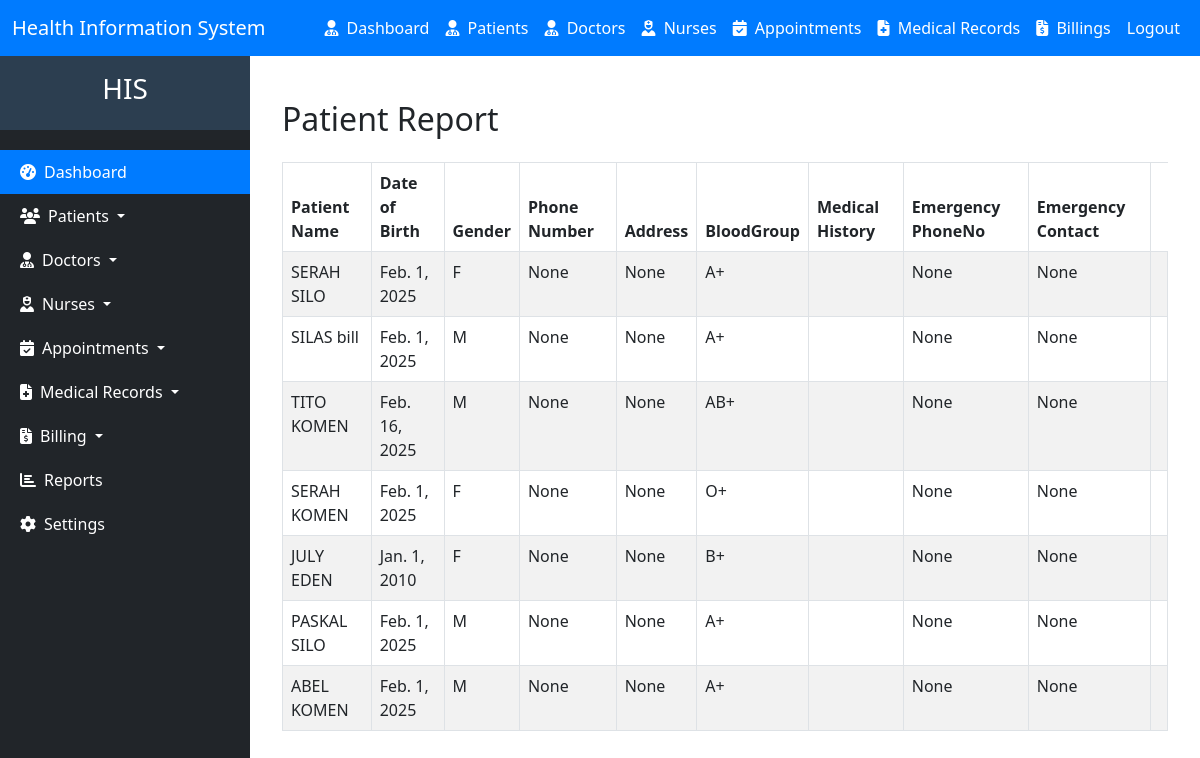
Page /reports on the earlier database version.
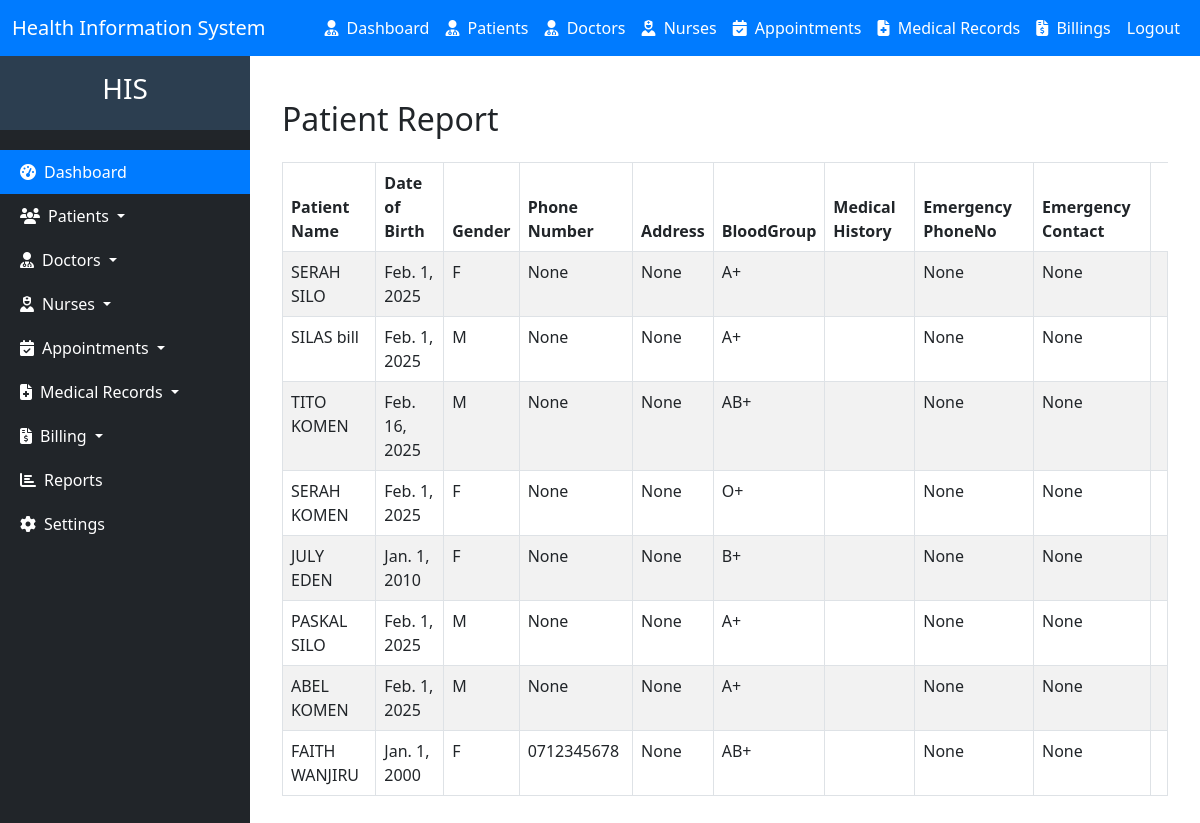
Same page on the later database version.
### hms/models.py (models this page shows, shortened)
class Patient(models.Model):
    national_id = models.CharField(max_length=20, unique=True, blank=True, null=True, validators=[RegexValidator(r'^\d{1,10}$', message='Only digits are allowed')])
    first_name = models.CharField(max_length=50)
    last_name = models.CharField(max_length=50)
    date_of_birth = models.DateField()
    GENDER_CHOICES = [
        ('M', 'Male'),
        ('F', 'Female'),
    ]
    gender = models.CharField(max_length=1, choices=GENDER_CHOICES)
    phone_number = models.CharField(max_length=15, blank=True, null=True, validators=[RegexValidator(regex='^\+?1?\d{9,15}$', message='Phone number must be in the format: +254712345678.')])
    email = models.EmailField(max_length=50, blank=True, null=True)
    address = models.CharField(max_length=100, blank=True, null=True)
    blood_group = models.CharField(
        max_length=3,
        blank=True,
        null=True,
        choices=[
            ('A+', 'A+'),
            ('A-', 'A-'),
            ('B+', 'B+'),
            ('B-', 'B-'),
            ('AB+', 'AB+'),
            ('AB-', 'AB-'),
            ('O+', 'O+'),
            ('O-', 'O-'),
        ]
    )
    medical_history = models.TextField(blank=True, null=True)
    emergency_contact_name = models.CharField(max_length=100, blank=True, null=True)
    emergency_contact_phone = models.CharField(
        max_length=15,
        blank=True,
        null=True,
        validators=[RegexValidator(regex='^\+?1?\d{9,15}$', message='Phone number must be in the format: +254712345678.')]
    )
    created_at = models.DateTimeField(auto_now_add=True)
    updated_at = models.DateTimeField(auto_now=True)

### hms/views.py (the view)
# urls.py: path("reports", views.report, name="report"),
def report(request):
    patients = Patient.objects.all()
    doctors = Doctor.objects.all()
    nurses = Nurse.objects.all()
    appointments = Appointment.objects.all()
    medical_records = MedicalRecord.objects.all()
    bills = Billing.objects.all()
    departsments = Department.objects.all()
    specializations = Specialization.objects.all()
    context = {
        'patients': patients,
        'doctors': doctors,
        'nurses': nurses,
        'appointments': appointments,
        'medical_records': medical_records,
        'bills': bills,
        'departsments': departsments,
        'specializations': specializations,
    }
    return render(request, 'report.html', context)

### hms/templates/report.html (shortened to what this page needs)
{% extends 'base.html'%}
{% block content %}
<div class="overflow-y-auto">
    <div class="container mt-4">
        <h2 class="mb-4">Patient Report</h2>
        <div class="table-responsive">
            <table class="table table-striped table-bordered">
                <thead>
                    <tr>
                        <th>Patient Name</th>
                        <th>Date of Birth</th>
                        <th>Gender</th>
                        <th>Phone Number</th>
                        <th>Address</th>
                        <th>BloodGroup</th>
                        <th>Medical History</th>
                        <th>Emergency PhoneNo</th>
                        <th>Emergency Contact</th>
                    </tr>
                </thead>
                <tbody>
                    {% for patient in patients %}
                    <tr>
                        <td>{{ patient.first_name }} {{ patient.last_name }}</td>
                        <td>{{ patient.date_of_birth }}</td>
                        <td>{{ patient.gender }}</td>
                        <td>{{ patient.phone_number }}</td>
                        <td>{{ patient.address }}</td>
                        <td>{{ patient.blood_group }}</td>
                        <td>{{ patient.medical_history}}</td>
                        <td>{{ patient.emergency_contact_name }}</td>
                        <td>{{ patient.emergency_contact_phone }}</td>
                        <td>
                        </td>
                    </tr>
                    {% endfor %}
                </tbody>
            </table>
        </div>
    </div>
</div>
{% endblock %}

Differences in the rows shown:
added Patient: first_name "FAITH", last_name "WANJIRU", date_of_birth "Jan. 1, 2000", gender "F", phone_number "0712345678", address "None", blood_group "AB+", emergency_contact_name "None", emergency_contact_phone "None"
